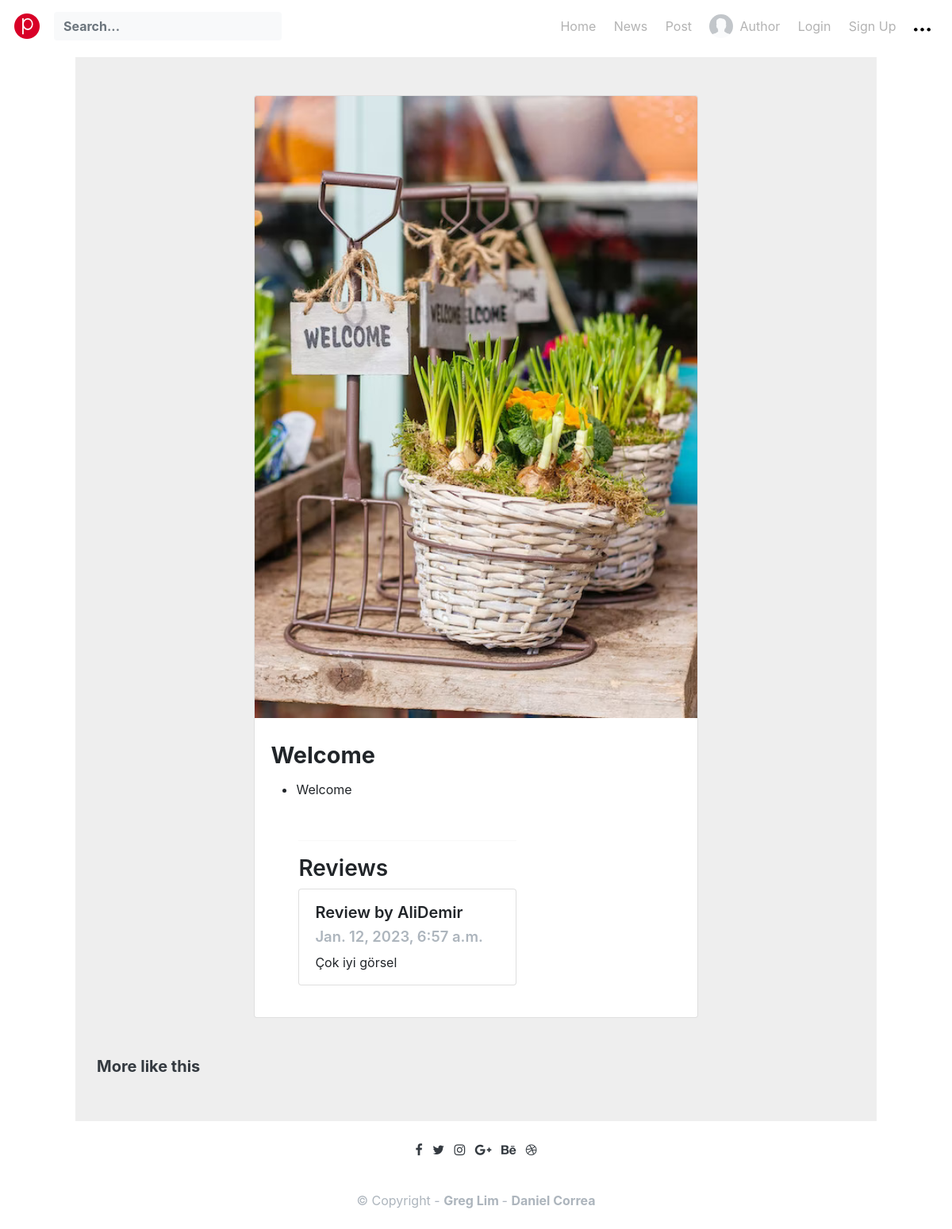
Before: /pinterest/11 with the older database file.
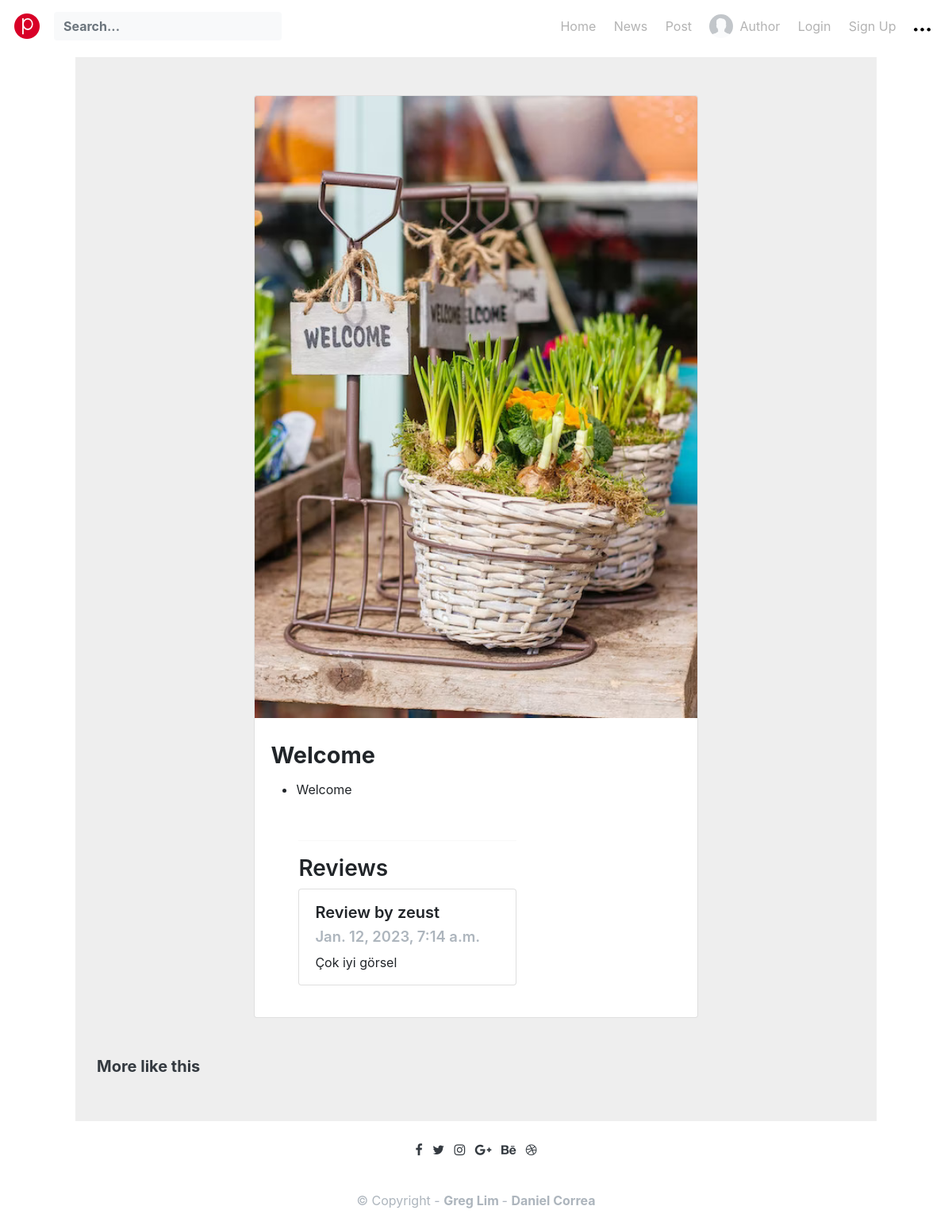
After: the same page with the newer database file.
### pinterest/models.py (models this page shows, shortened)
class Review(models.Model):
    text = models.CharField(max_length=100)
    date = models.DateTimeField(auto_now_add=True)
    user = models.ForeignKey(User,on_delete=models.CASCADE)
    pinterest = models.ForeignKey(Pinterest,on_delete=models.CASCADE)
    watchAgain = models.BooleanField()

### pinterest/views.py (the view)
# urls.py: path('<int:pinterest_id>', views.detail, name='detail'),
def detail(request, pinterest_id):
    pinterest = get_object_or_404(Pinterest, pk=pinterest_id)
    reviews = Review.objects.filter(pinterest=pinterest)
    return render(request, 'detail.html', {'pinterest': pinterest, 'reviews': reviews}
                  )

### pinterest/templates/detail.html (shortened to what this page needs)
{% extends 'base.html' %}
{% block content %}
<section class="bg-gray200 pt-5 pb-5">
    <div class="container">
        <div class="row justify-content-center">
            <div class="col-md-7">
                <article class="card">
                    <img class="card-img-top mb-2" src="{{ pinterest.image.url }}" alt="Card image">
                    <div class="card-body">
                        <h1 class="card-title display-4">
                            {{ pinterest.title }} </h1>
                        <ul>
                            <li>{{ pinterest.description}}</li>
                        </ul>
                        <div class="col-md-8">
                            <div class="card-body">
                                <hr />
                                <h3>Reviews</h3>
                                <ul class="list-group">
                                    {% for review in reviews %}
                                    <li class="list-group-item pb-3 pt-3">
                                        <h5 class="card-title">
                                            Review by {{ review.user.username }}
                                        </h5>
                                        <h6 class="card-subtitle mb-2 text-muted">
                                            {{ review.date }}
                                        </h6>
                                        <p class="card-text">{{ review.text }}</p>
                                    </li>
                                    {% endfor %}
                                </ul>
                            </div>
                        </div>
                    </div>
            </div>
        </div>
        <div class="container-fluid mt-5">
            <div class="row">
                <h5 class="font-weight-bold">More like this</h5>
                </div>
            </div>
        </div>
    </div>
{% endblock content %}

Changed rows visible on the page:
removed Review: user.username "AliDemir", date "Jan. 12, 2023, 6:57 a.m.", text "Çok iyi görsel"
added Review: user.username "zeust", date "Jan. 12, 2023, 7:14 a.m.", text "Çok iyi görsel"
